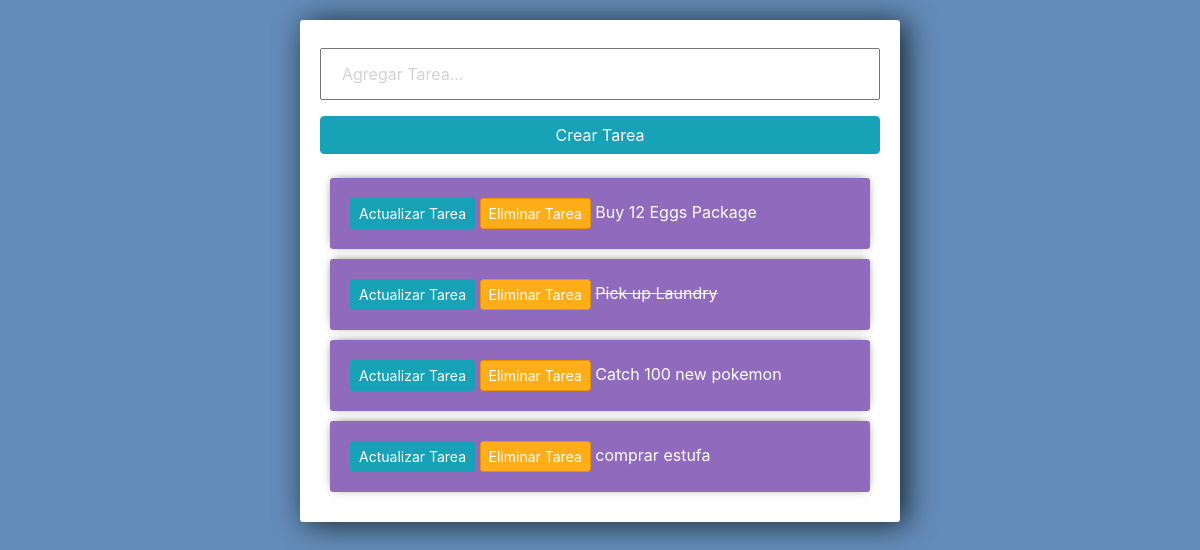
The app's page /, older data.
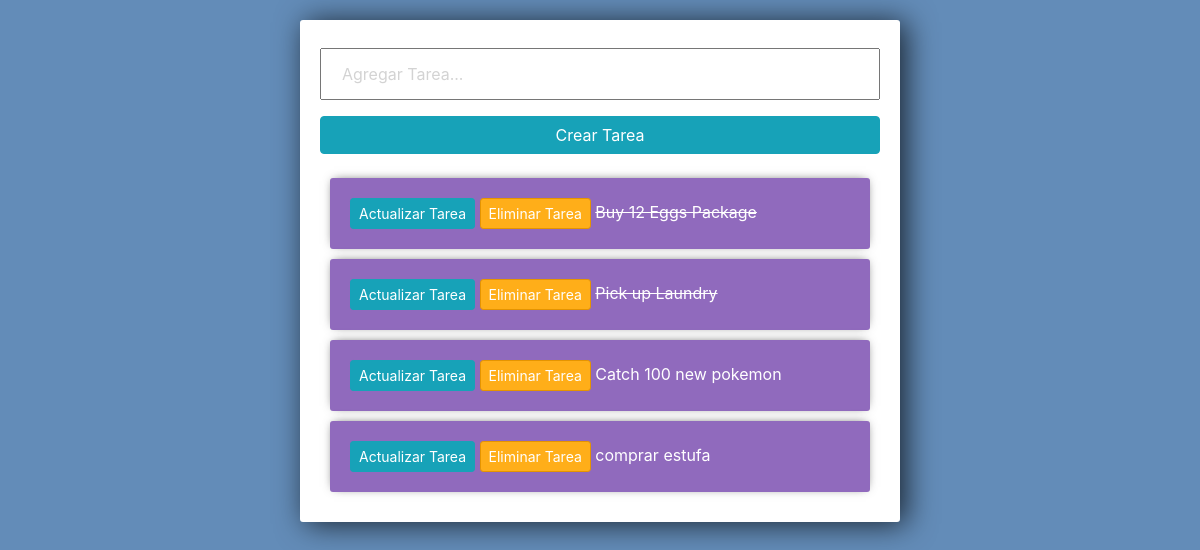
The same page, newer data.
### tasks/models.py (models this page shows)
class Task(models.Model):
    Title = models.CharField(max_length=200)
    complete = models.BooleanField(default=False)
    CreatedDate = models.DateTimeField(auto_now_add=True)
    def __str__(self):
        return self.Title

### tasks/views.py (the view)
# urls.py: path('', views.index, name = "mainlist"),
def index(request):
    tasks = Task.objects.all()
    form = CreateTask()
    if(request.method == 'POST'):
        form = CreateTask(request.POST)
        if form.is_valid():
            form.save()
        return redirect('/')
    TaskData = {'tasks': tasks, 'form': form}
    return render(request, 'tasks/list.html', TaskData)

### tasks/forms.py
class CreateTask(forms.ModelForm):
    Title = forms.CharField(widget= forms.TextInput(attrs={'placeholder':'Agregar Tarea...'}))
    class Meta:
        model = Task
        fields = '__all__'

### tasks/templates/tasks/list.html (shortened to what this page needs)
<link rel="stylesheet" href="https://stackpath.bootstrapcdn.com/bootstrap/4.3.1/css/bootstrap.min.css">
<div class="center-column">
    <form method="POST" action="/">
        {{form.Title}}
        <input class="btn btn-info" type="submit" name="CreateTask" value="Crear Tarea">
    </form>
    <div class="todo-list">
    {%   for task in tasks  %}
        <div class="item-row">
            <a class="btn btn-sm btn-info" href="{% url 'edit_task' task.id %}">Actualizar Tarea</a>
            <a class="btn btn-sm btn-danger" href="{% url 'delete_task' task.id %}">Eliminar Tarea</a>
            {%  if task.complete == True %}
            <strike>{{task}}</strike>
            {%  else %}
            <span>{{task}}</span>
            {%  endif %}
        </div>
    {% endfor %}
    </div>

Row changes from the older to the newer data that the page shows:
changed Task "Buy 12 Eggs Package": complete False → True (drawn)
